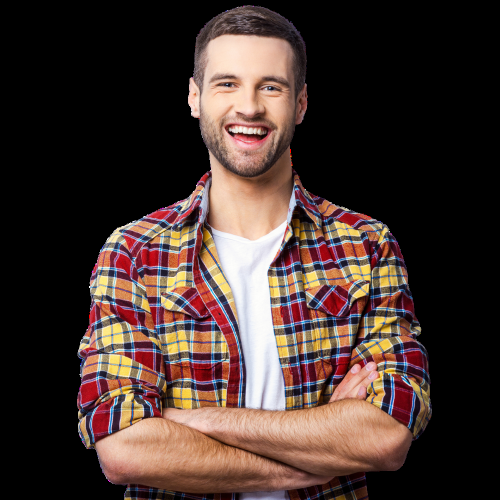
#> input picture images/hero.png, 1000 x 1000 px (shown at 1/2 size)
$ python 'resize images.py'
#> lines starting #> are read from the running program, lines starting #| are printed output that depends on the picture
import matplotlib.pyplot as plt
import cv2
import numpy as np


# load the image

# Convert BGR to RGB (OpenCV loads images in BGR by default)
image = cv2.imread('./images/hero.png')
#> image is the input picture: shape (1000, 1000, 3); mean B, G, R 47.4, 52.4, 69.5
image = cv2.cvtColor(image, cv2.COLOR_BGR2RGB)
resized_image = cv2.resize(image, (400, 400))
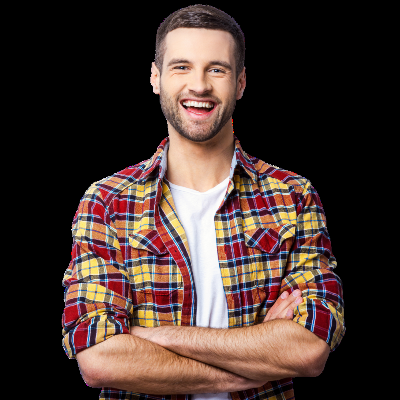
#> resized_image: shape (400, 400, 3); mean R, G, B 69.5, 52.4, 47.4
plt.imshow(resized_image)
plt.axis("off")
plt.show()
